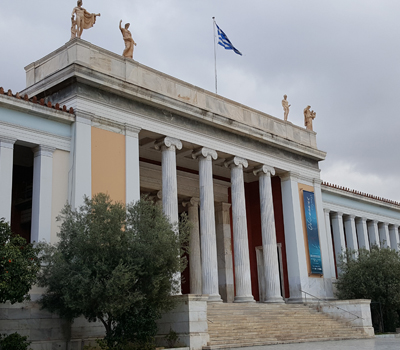
#> input picture opencv-python-learn/Chap8-Processing-geometry/images/perspective.jpg, 400 x 350 px
$ python 10.perspective_transform.py
#> lines starting #> are read from the running program, lines starting #| are printed output that depends on the picture; after the words box and inside, x2 and y2 are one past the last pixel; in counts of white or black regions, pixels touching at a corner belong together
import os
import numpy as np, cv2

project_root = os.path.abspath(os.path.join(os.path.dirname(__file__), "."))

# 이미지 경로를 루트 기준으로 설정
image_path = os.path.join(project_root, "images", "perspective.jpg")
image = cv2.imread(image_path, cv2.IMREAD_COLOR)
#> image is the input picture: shape (350, 400, 3); mean B, G, R 129, 129.1, 128.7
if image is None: raise Exception("영상파일 읽기 에러")

pts1 = np.float32([(80, 40), (315, 133), (75, 300), (335, 300)])    # 입력 영상 4개 좌표
pts2 = np.float32([(50, 60), (340, 60), (50, 320), (340, 320)])     # 목적 영상 4개 좌표

perspect_mat = cv2.getPerspectiveTransform(pts1, pts2)  # 원근 변환 행렬
dst = cv2.warpPerspective(image, perspect_mat, image.shape[1::-1], cv2.INTER_CUBIC)
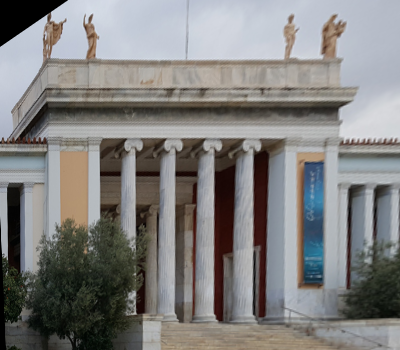
#> dst: shape (350, 400, 3); mean B, G, R 126.4, 127.5, 128.4
print("[perspective)mat] = \n%s\n" % perspect_mat)

## 변환 좌표 계산 - 행렬 내적 이용 방법
ones = np.ones((4,1), np.float64)
pts3 = np.append(pts1, ones, axis=1)    # 원본 좌표 -> 동차 좌표 저장
pts4 = cv2.gemm(pts3, perspect_mat.T, 1, None, 1)   # 좌표 변환값 계산

# [5 lines of commented-out code are left out]


print(" 원본 영상 좌표 \t 목적 영상 좌표 \t\t 동차 좌표 \t\t 변환 결과 좌표")
for i in range(len(pts4)):
    pts4[i] /= pts4[i][2] # 동차 좌표 -> 직교 좌표
    print("%i : %-14s %-14s %-18s %-18s" % (i, pts1[i], pts2[i], pts3[i], pts4[i]))
    cv2.circle(image, tuple(pts1[i].astype(int)), 3, (0, 255, 0), -1)
    cv2.circle(dst, tuple(pts2[i].astype(int)), 3, (0, 255, 0), -1)
#> dst: shape (350, 400, 3); 0.08% of pixels changed, all inside (x1, y1, x2, y2) = (47, 57, 344, 324)
#> image: shape (350, 400, 3); 0.08% of pixels changed, all inside (x1, y1, x2, y2) = (72, 37, 339, 304)
#> after the loop, pts4 = [[50, 60, 1], [340, 60, 1], [50, 320, 1], [340, 320, 1]]

cv2.imshow("image", image)
cv2.imshow("dst_perspective", dst)
cv2.waitKey(0)

$ run again, with opencv-python-learn/Chap8-Processing-geometry/images/affine.jpg copied over opencv-python-learn/Chap8-Processing-geometry/images/perspective.jpg
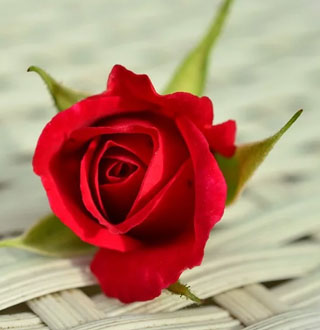
#> input picture opencv-python-learn/Chap8-Processing-geometry/images/affine.jpg, 320 x 330 px
#> image is the input picture: shape (330, 320, 3); mean B, G, R 114.7, 134.8, 178.7
#> `dst = cv2.warpPerspective(image, perspect_mat, image.shape[1::-1], cv2..`:
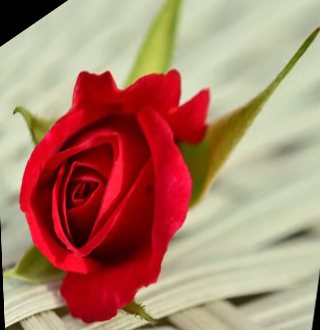
#> dst: shape (330, 320, 3); mean B, G, R 109.5, 130.2, 175
#> after the loop `for i in range(len(pts4)):`: pts4 = [[50, 60, 1], [340, 60, 1], [50, 320, 1], [340, 320, 1]]

$ run again, with opencv-python-learn/Chap8-Processing-geometry/images/interpolation.jpg copied over opencv-python-learn/Chap8-Processing-geometry/images/perspective.jpg
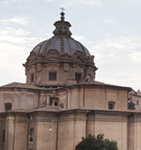
#> input picture opencv-python-learn/Chap8-Processing-geometry/images/interpolation.jpg, 141 x 150 px
#> image is the input picture: shape (150, 141, 3); mean B, G, R 149.4, 153.1, 162.7
#> `dst = cv2.warpPerspective(image, perspect_mat, image.shape[1::-1], cv2..`:
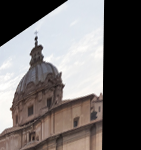
#> dst: shape (150, 141, 3); mean B, G, R 108.4, 109.3, 113.8
#> after the loop `for i in range(len(pts4)):`: pts4 = [[50, 60, 1], [340, 60, 1], [50, 320, 1], [340, 320, 1]]

$ run again, with opencv-python-learn/Chap8-Processing-geometry/images/rotate.jpg copied over opencv-python-learn/Chap8-Processing-geometry/images/perspective.jpg
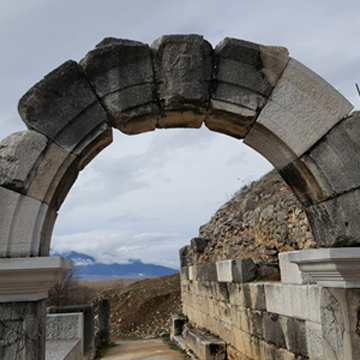
#> input picture opencv-python-learn/Chap8-Processing-geometry/images/rotate.jpg, 360 x 360 px
#> image is the input picture: shape (360, 360, 3); mean B, G, R 118.5, 119.6, 120.5
#> `dst = cv2.warpPerspective(image, perspect_mat, image.shape[1::-1], cv2..`:
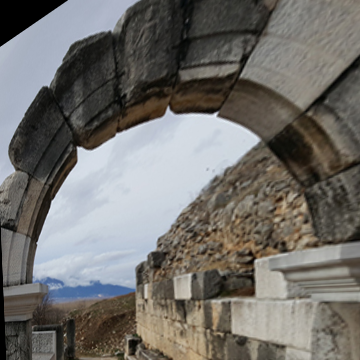
#> dst: shape (360, 360, 3); mean B, G, R 107.7, 111.5, 113.7
#> after the loop `for i in range(len(pts4)):`: pts4 = [[50, 60, 1], [340, 60, 1], [50, 320, 1], [340, 320, 1]]
